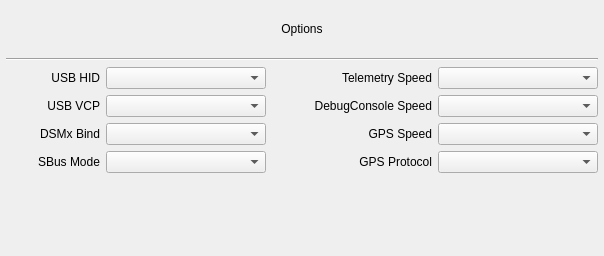
<?xml version="1.0" encoding="UTF-8"?>
<ui version="4.0">
 <class>CommonHWSettingsWidget</class>
 <widget class="QWidget" name="CommonHWSettingsWidget">
  <property name="geometry">
   <rect>
    <x>0</x>
    <y>0</y>
    <width>604</width>
    <height>256</height>
   </rect>
  </property>
  <layout class="QGridLayout" name="gridLayout_10">
   <property name="leftMargin">
    <number>6</number>
   </property>
   <property name="topMargin">
    <number>6</number>
   </property>
   <property name="rightMargin">
    <number>6</number>
   </property>
   <property name="bottomMargin">
    <number>6</number>
   </property>
   <item row="2" column="0" colspan="4">
    <widget class="Line" name="line">
     <property name="orientation">
      <enum>Qt::Horizontal</enum>
     </property>
    </widget>
   </item>
   <item row="3" column="0" rowspan="4" colspan="2">
    <layout class="QGridLayout" name="gridLayout_3">
     <property name="verticalSpacing">
      <number>6</number>
     </property>
     <item row="1" column="0">
      <widget class="QLabel" name="lbUSBVCP">
       <property name="sizePolicy">
        <sizepolicy hsizetype="Preferred" vsizetype="Fixed">
         <horstretch>0</horstretch>
         <verstretch>0</verstretch>
        </sizepolicy>
       </property>
       <property name="text">
        <string>USB VCP</string>
       </property>
       <property name="alignment">
        <set>Qt::AlignRight|Qt::AlignTrailing|Qt::AlignVCenter</set>
       </property>
      </widget>
     </item>
     <item row="4" column="1">
      <spacer name="horizontalSpacer">
       <property name="orientation">
        <enum>Qt::Horizontal</enum>
       </property>
       <property name="sizeType">
        <enum>QSizePolicy::Minimum</enum>
       </property>
       <property name="sizeHint" stdset="0">
        <size>
         <width>160</width>
         <height>3</height>
        </size>
       </property>
      </spacer>
     </item>
     <item row="0" column="0">
      <widget class="QLabel" name="lbUSBHID">
       <property name="sizePolicy">
        <sizepolicy hsizetype="Preferred" vsizetype="Fixed">
         <horstretch>0</horstretch>
         <verstretch>0</verstretch>
        </sizepolicy>
       </property>
       <property name="text">
        <string>USB HID</string>
       </property>
       <property name="alignment">
        <set>Qt::AlignRight|Qt::AlignTrailing|Qt::AlignVCenter</set>
       </property>
      </widget>
     </item>
     <item row="2" column="1">
      <widget class="QComboBox" name="cbDSMxBind">
       <property name="enabled">
        <bool>true</bool>
       </property>
      </widget>
     </item>
     <item row="3" column="1">
      <widget class="QComboBox" name="cbSBUSMode">
       <property name="enabled">
        <bool>true</bool>
       </property>
      </widget>
     </item>
     <item row="4" column="0">
      <spacer name="horizontalSpacer_3">
       <property name="orientation">
        <enum>Qt::Horizontal</enum>
       </property>
       <property name="sizeType">
        <enum>QSizePolicy::Minimum</enum>
       </property>
       <property name="sizeHint" stdset="0">
        <size>
         <width>90</width>
         <height>3</height>
        </size>
       </property>
      </spacer>
     </item>
     <item row="1" column="1">
      <widget class="QComboBox" name="cbUSBVCP">
       <property name="enabled">
        <bool>true</bool>
       </property>
      </widget>
     </item>
     <item row="2" column="0">
      <widget class="QLabel" name="lbDSMxBind">
       <property name="sizePolicy">
        <sizepolicy hsizetype="Preferred" vsizetype="Fixed">
         <horstretch>0</horstretch>
         <verstretch>0</verstretch>
        </sizepolicy>
       </property>
       <property name="text">
        <string>DSMx Bind</string>
       </property>
       <property name="alignment">
        <set>Qt::AlignRight|Qt::AlignTrailing|Qt::AlignVCenter</set>
       </property>
      </widget>
     </item>
     <item row="3" column="0">
      <widget class="QLabel" name="lbSBUSMode">
       <property name="sizePolicy">
        <sizepolicy hsizetype="Preferred" vsizetype="Fixed">
         <horstretch>0</horstretch>
         <verstretch>0</verstretch>
        </sizepolicy>
       </property>
       <property name="text">
        <string>SBus Mode</string>
       </property>
       <property name="alignment">
        <set>Qt::AlignRight|Qt::AlignTrailing|Qt::AlignVCenter</set>
       </property>
      </widget>
     </item>
     <item row="0" column="1">
      <widget class="QComboBox" name="cbUSBHID">
       <property name="enabled">
        <bool>true</bool>
       </property>
      </widget>
     </item>
     <item row="5" column="0" colspan="2">
      <spacer name="horizontalSpacer_5">
       <property name="orientation">
        <enum>Qt::Horizontal</enum>
       </property>
       <property name="sizeType">
        <enum>QSizePolicy::MinimumExpanding</enum>
       </property>
       <property name="sizeHint" stdset="0">
        <size>
         <width>40</width>
         <height>3</height>
        </size>
       </property>
      </spacer>
     </item>
     <item row="6" column="0" colspan="2">
      <spacer name="verticalSpacer">
       <property name="orientation">
        <enum>Qt::Vertical</enum>
       </property>
       <property name="sizeHint" stdset="0">
        <size>
         <width>20</width>
         <height>0</height>
        </size>
       </property>
      </spacer>
     </item>
    </layout>
   </item>
   <item row="3" column="2" rowspan="4" colspan="2">
    <layout class="QGridLayout" name="gridLayout_2">
     <property name="topMargin">
      <number>0</number>
     </property>
     <property name="verticalSpacing">
      <number>6</number>
     </property>
     <item row="2" column="0">
      <widget class="QLabel" name="lbGPSSpeed">
       <property name="sizePolicy">
        <sizepolicy hsizetype="Preferred" vsizetype="Fixed">
         <horstretch>0</horstretch>
         <verstretch>0</verstretch>
        </sizepolicy>
       </property>
       <property name="text">
        <string>GPS Speed</string>
       </property>
       <property name="alignment">
        <set>Qt::AlignRight|Qt::AlignTrailing|Qt::AlignVCenter</set>
       </property>
      </widget>
     </item>
     <item row="0" column="1">
      <widget class="QComboBox" name="cbTelemetrySpeed">
       <property name="enabled">
        <bool>true</bool>
       </property>
       <property name="frame">
        <bool>true</bool>
       </property>
      </widget>
     </item>
     <item row="0" column="0">
      <widget class="QLabel" name="lbTelemetrySpeed">
       <property name="sizePolicy">
        <sizepolicy hsizetype="Preferred" vsizetype="Fixed">
         <horstretch>0</horstretch>
         <verstretch>0</verstretch>
        </sizepolicy>
       </property>
       <property name="text">
        <string>Telemetry Speed</string>
       </property>
       <property name="alignment">
        <set>Qt::AlignRight|Qt::AlignTrailing|Qt::AlignVCenter</set>
       </property>
      </widget>
     </item>
     <item row="1" column="1">
      <widget class="QComboBox" name="cbDebugConsoleSpeed">
       <property name="enabled">
        <bool>true</bool>
       </property>
      </widget>
     </item>
     <item row="4" column="0">
      <spacer name="horizontalSpacer_4">
       <property name="orientation">
        <enum>Qt::Horizontal</enum>
       </property>
       <property name="sizeType">
        <enum>QSizePolicy::Minimum</enum>
       </property>
       <property name="sizeHint" stdset="0">
        <size>
         <width>160</width>
         <height>3</height>
        </size>
       </property>
      </spacer>
     </item>
     <item row="3" column="1">
      <widget class="QComboBox" name="cbGPSProtocol">
       <property name="enabled">
        <bool>true</bool>
       </property>
      </widget>
     </item>
     <item row="1" column="0">
      <widget class="QLabel" name="lbDebugConsoleSpeed">
       <property name="sizePolicy">
        <sizepolicy hsizetype="Preferred" vsizetype="Fixed">
         <horstretch>0</horstretch>
         <verstretch>0</verstretch>
        </sizepolicy>
       </property>
       <property name="text">
        <string>DebugConsole Speed</string>
       </property>
       <property name="alignment">
        <set>Qt::AlignRight|Qt::AlignTrailing|Qt::AlignVCenter</set>
       </property>
      </widget>
     </item>
     <item row="2" column="1">
      <widget class="QComboBox" name="cbGPSSpeed">
       <property name="enabled">
        <bool>true</bool>
       </property>
      </widget>
     </item>
     <item row="4" column="1">
      <spacer name="horizontalSpacer_2">
       <property name="orientation">
        <enum>Qt::Horizontal</enum>
       </property>
       <property name="sizeType">
        <enum>QSizePolicy::Minimum</enum>
       </property>
       <property name="sizeHint" stdset="0">
        <size>
         <width>160</width>
         <height>3</height>
        </size>
       </property>
      </spacer>
     </item>
     <item row="3" column="0">
      <widget class="QLabel" name="lbGPSProtocol">
       <property name="sizePolicy">
        <sizepolicy hsizetype="Preferred" vsizetype="Fixed">
         <horstretch>0</horstretch>
         <verstretch>0</verstretch>
        </sizepolicy>
       </property>
       <property name="text">
        <string>GPS Protocol</string>
       </property>
       <property name="alignment">
        <set>Qt::AlignRight|Qt::AlignTrailing|Qt::AlignVCenter</set>
       </property>
      </widget>
     </item>
     <item row="5" column="0" colspan="2">
      <spacer name="horizontalSpacer_6">
       <property name="orientation">
        <enum>Qt::Horizontal</enum>
       </property>
       <property name="sizeType">
        <enum>QSizePolicy::MinimumExpanding</enum>
       </property>
       <property name="sizeHint" stdset="0">
        <size>
         <width>40</width>
         <height>3</height>
        </size>
       </property>
      </spacer>
     </item>
     <item row="6" column="0" colspan="2">
      <spacer name="verticalSpacer_2">
       <property name="orientation">
        <enum>Qt::Vertical</enum>
       </property>
       <property name="sizeHint" stdset="0">
        <size>
         <width>20</width>
         <height>0</height>
        </size>
       </property>
      </spacer>
     </item>
    </layout>
   </item>
   <item row="0" column="0" colspan="4">
    <widget class="QLabel" name="label">
     <property name="sizePolicy">
      <sizepolicy hsizetype="Preferred" vsizetype="Preferred">
       <horstretch>0</horstretch>
       <verstretch>0</verstretch>
      </sizepolicy>
     </property>
     <property name="minimumSize">
      <size>
       <width>0</width>
       <height>0</height>
      </size>
     </property>
     <property name="text">
      <string>Options</string>
     </property>
     <property name="alignment">
      <set>Qt::AlignCenter</set>
     </property>
    </widget>
   </item>
  </layout>
 </widget>
 <resources/>
 <connections/>
</ui>
